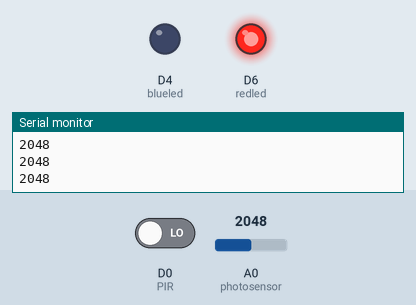
Simulated run of this sketch. Board: Particle Photon. Parts: output pins drawn as LEDs (lit = HIGH), the last lines printed to the serial monitor. Inputs (shaded band) come from the test bench; at power-on: A0 (photosensor) = 2048, D0 (PIR) LOW.

Above: at 1.3 s.
1.4 s: A0 (photosensor) set to 269
2.9 s: A0 (photosensor) set to 235
4.6 s: D0 (PIR) driven HIGH
At 5.9 s:
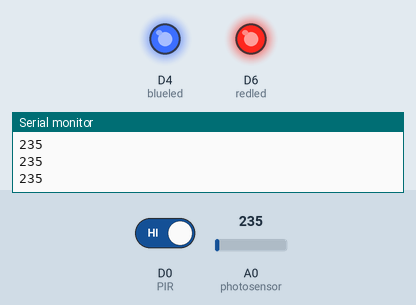
6.2 s: A0 (photosensor) set to 15
At 6.8 s:
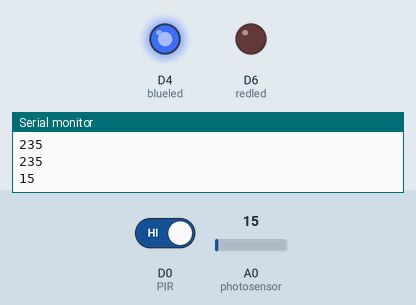
7.8 s: D0 (PIR) driven LOW
At 9.1 s:
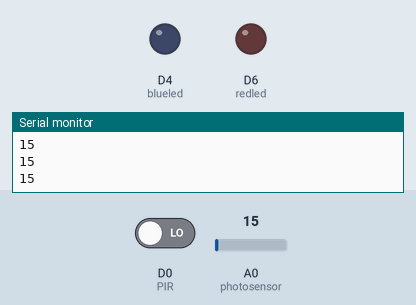
9.4 s: A0 (photosensor) set to 95
At 10.2 s:
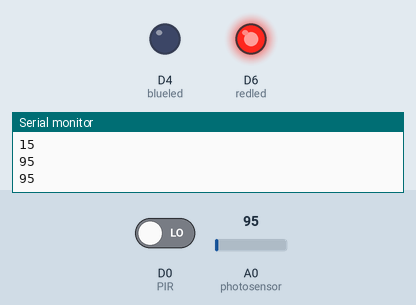
Timing chart, 0 to 12.0 s (numbered marks = the images above; inputs shaded):
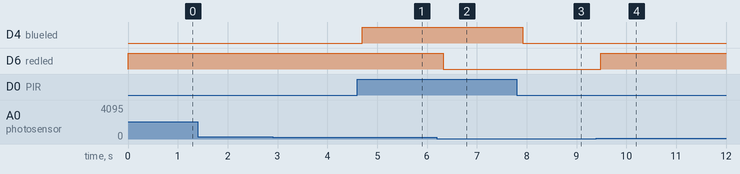

The sketch:

project.ino
```cpp
//defines value and pin number
//photosensor
int redled = D6;
int photosensor = A0;
int analogvalue;
bool empty;


//motionsensor
int blueled = D4;                 // choose the pin for the LED
int PIR = D0;               // choose the PIR sensor pin
bool detected;                  // status of motion
int motionCounter = 0;           // variable to count motion events

Timer timer(30000, determineMotion); // software timer to check every 30s

void setup() {

    //photosensor
	Serial.begin(9600);
	pinMode(photosensor, INPUT);
	pinMode(redled, OUTPUT);
	digitalWrite(redled, LOW);
	Particle.variable("analogvalue", &analogvalue, INT);

	//motion
	pinMode(PIR, INPUT);
	pinMode(blueled, OUTPUT);
	digitalWrite(blueled, LOW);

}

//motion
void determineMotion() {    // this function determines if there's motion
    if(motionCounter < 2) { // if very little motion was detected
        if(detected == false) { // only publish if the status changed
            Particle.publish("motion", "Motion-detected",PRIVATE);
            }
        detected = true; // set the status to available
    } else if (motionCounter >= 2) {
        if(detected == true) { // only publish if the status changed
            Particle.publish("motion", "No-motion",PRIVATE);
            }
        detected = false; // set the status to in use
    }
    motionCounter = 0; // reset motion counter
}


void loop() {

    if(digitalRead(PIR) == HIGH) {  // check if the input is HIGH
	    Particle.publish("motion",String(motionCounter),60,PRIVATE);
        digitalWrite(blueled, HIGH);         // turn LED ON if high
        motionCounter++;                    // increment motion counter
  } else{
      digitalWrite(blueled, LOW);          // turn LED OFF if no input
  }

   	// check to see what the value of the photoresistor or phototransistor is and store it in the int variable analogvalue
	analogvalue = (analogRead(photosensor));

	// This prints the value to the USB debugging serial port (for optional debugging purposes)
	Serial.printlnf("%d", analogvalue);

	if(analogvalue < 55){//set the reading start
	    //for(int i=0; i<800; i++){//set the maximum reading; as the max light at room around 150-250, then I set it higher for the sunlight.
	        analogWrite(redled,analogvalue);
	        digitalWrite(redled,LOW);
	    //}
	}
	else{
	    analogWrite(redled,analogvalue);
	    digitalWrite(redled,HIGH);
	}

	Particle.publish("analogvalue", String(analogvalue),PRIVATE);//send data to the thinkspeak to analysis the data.

	// This delay is just to prevent overflowing the serial buffer, plus we really don't need to read the sensor more than
	// 10 times per second (100 millisecond delay)
	delay(500);


}
```

Measured:
- after the input at 4.6 s, D4 (blueled): LOW → HIGH after 0.10 s
- after the input at 6.2 s, D6 (redled): HIGH → LOW after 0.12 s
- after the input at 7.8 s, D4 (blueled): HIGH → LOW after 0.12 s
- after the input at 9.4 s, D6 (redled): LOW → HIGH after 0.08 s
